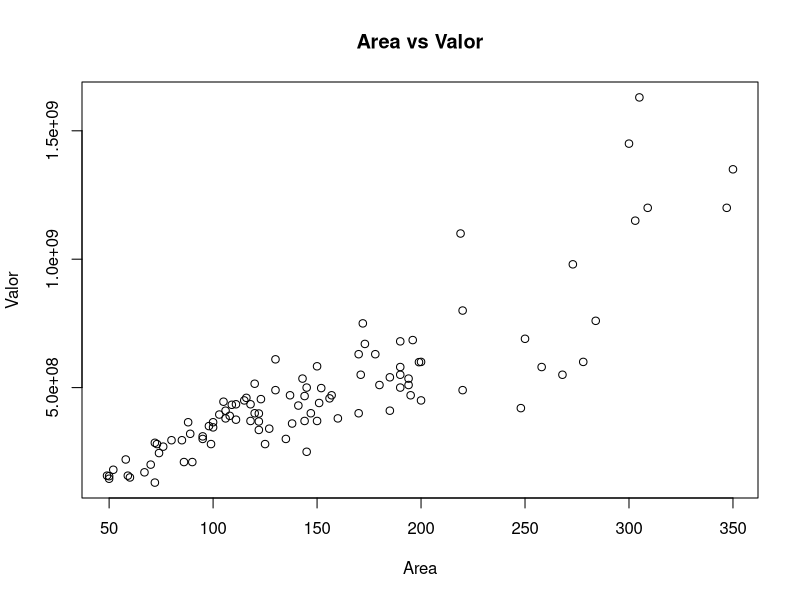
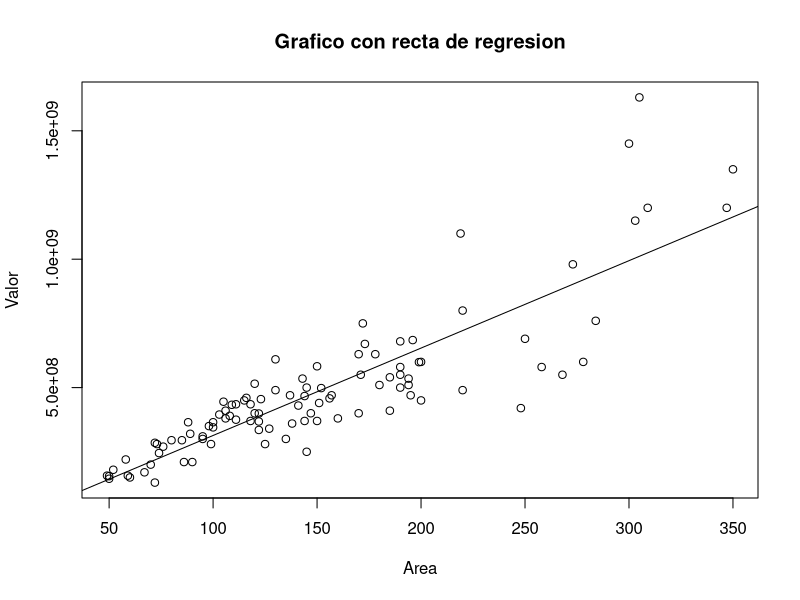
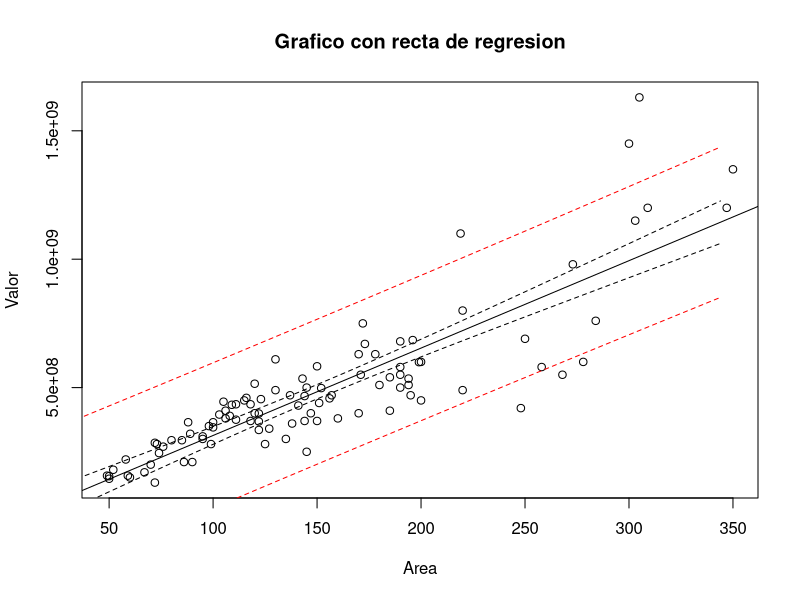
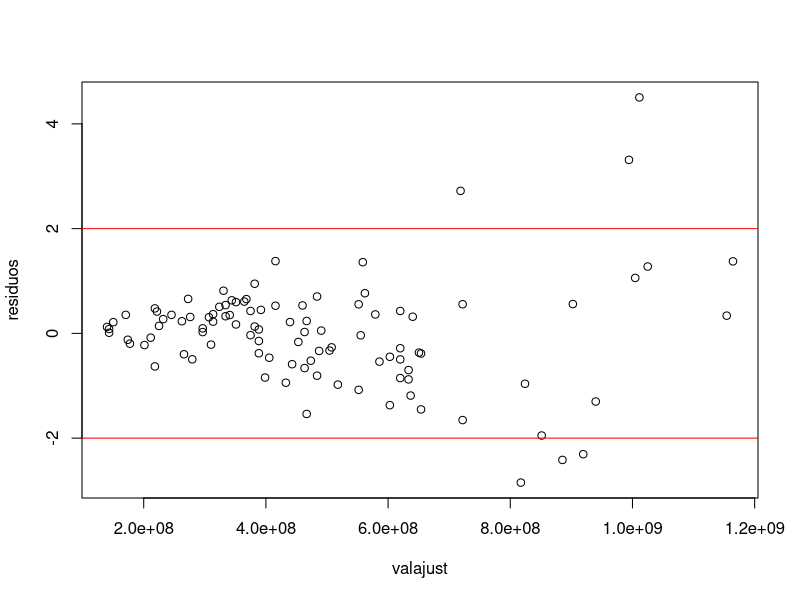
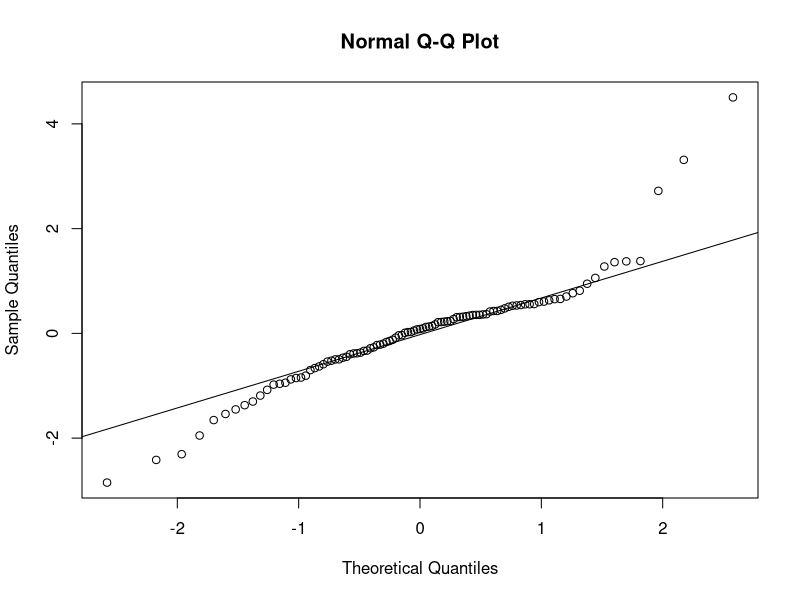

Reproduce these figures in R, in order.
## ---- chunk 1
knitr::opts_chunk$set(echo = TRUE)
## ---- chunk 2
regresion=read.table("regresion.csv",header = TRUE, sep = ";")
knitr::kable(summary(regresion))
plot(regresion$area,regresion$valor,main = "Area vs Valor",ylab = "Valor",xlab = "Area")
## ---- chunk 3
knitr::kable(cor(regresion))
## ---- chunk 4
mod1=lm(valor~area,data=regresion)
summary(mod1)
plot(regresion$area,regresion$valor,main = "Grafico con recta de regresion",ylab = "Valor",xlab = "Area")
abline(mod1)
## ---- chunk 5
est=data.frame(area = seq(1, 350,by=7))
estimaciones=predict(mod1, est)

nuevo=data.frame(est,estimaciones)
knitr::kable(nuevo)
## ---- chunk 6
knitr::kable(confint(mod1, level = 0.95))

plot(regresion$area,regresion$valor,main = "Grafico con recta de regresion",ylab = "Valor",xlab = "Area")
abline(mod1)
# Intervalos de confianza 
ic <- predict(mod1, est, interval = "confidence")
lines(est$area, ic[, 2], lty = 2)
lines(est$area, ic[, 3], lty = 2)
# Intervalos de prediccion
ic <- predict(mod1, est, interval = "prediction")
lines(est$area, ic[, 2], lty = 2, col = "red")
lines(est$area, ic[, 3], lty = 2, col = "red")
## ---- chunk 7
knitr::kable(anova(mod1))
## ---- chunk 8
residuos = rstandard(mod1)
valajust = fitted(mod1)
plot(valajust, residuos)
abline(h=-2,col="red")
abline(h=2,col="red")
qqnorm(residuos)
qqline(residuos)

